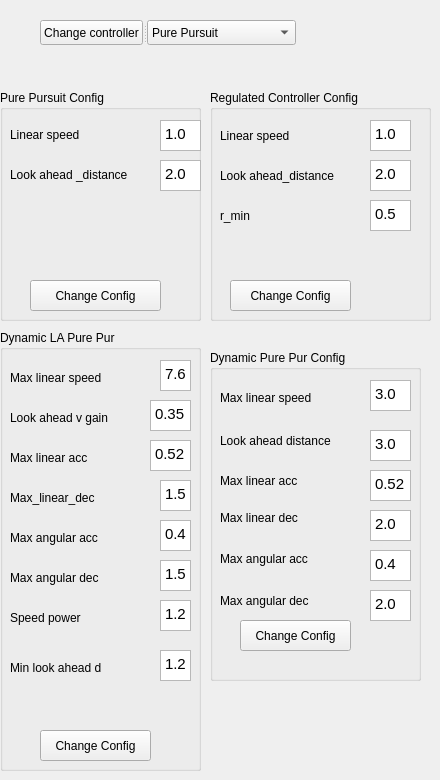
          <widget class="QWidget" name="controller_tab">
           <attribute name="title">
            <string>Controller config</string>
           </attribute>
           <widget class="QLabel" name="label">
            <property name="geometry">
             <rect>
              <x>20</x>
              <y>30</y>
              <width>141</width>
              <height>16</height>
             </rect>
            </property>
            <property name="text">
             <string/>
            </property>
           </widget>
           <widget class="QGroupBox" name="groupBox">
            <property name="geometry">
             <rect>
              <x>0</x>
              <y>90</y>
              <width>201</width>
              <height>231</height>
             </rect>
            </property>
            <property name="title">
             <string>Pure Pursuit Config</string>
            </property>
            <widget class="QTextEdit" name="look_ahead_pure_pur_val">
             <property name="geometry">
              <rect>
               <x>160</x>
               <y>30</y>
               <width>41</width>
               <height>31</height>
              </rect>
             </property>
             <property name="html">
              <string>&lt;!DOCTYPE HTML PUBLIC &quot;-//W3C//DTD HTML 4.0//EN&quot; &quot;http://www.w3.org/TR/REC-html40/strict.dtd&quot;&gt;
&lt;html&gt;&lt;head&gt;&lt;meta name=&quot;qrichtext&quot; content=&quot;1&quot; /&gt;&lt;style type=&quot;text/css&quot;&gt;
p, li { white-space: pre-wrap; }
&lt;/style&gt;&lt;/head&gt;&lt;body style=&quot; font-family:'Sans Serif'; font-size:9pt; font-weight:400; font-style:normal;&quot;&gt;
&lt;p style=&quot; margin-top:0px; margin-bottom:0px; margin-left:0px; margin-right:0px; -qt-block-indent:0; text-indent:0px;&quot;&gt;&lt;span style=&quot; font-family:'Ubuntu'; font-size:11pt;&quot;&gt;1.0&lt;/span&gt;&lt;/p&gt;&lt;/body&gt;&lt;/html&gt;</string>
             </property>
            </widget>
            <widget class="QTextEdit" name="linear_speed_pure_pur_val">
             <property name="geometry">
              <rect>
               <x>160</x>
               <y>70</y>
               <width>41</width>
               <height>31</height>
              </rect>
             </property>
             <property name="html">
              <string>&lt;!DOCTYPE HTML PUBLIC &quot;-//W3C//DTD HTML 4.0//EN&quot; &quot;http://www.w3.org/TR/REC-html40/strict.dtd&quot;&gt;
&lt;html&gt;&lt;head&gt;&lt;meta name=&quot;qrichtext&quot; content=&quot;1&quot; /&gt;&lt;style type=&quot;text/css&quot;&gt;
p, li { white-space: pre-wrap; }
&lt;/style&gt;&lt;/head&gt;&lt;body style=&quot; font-family:'Sans Serif'; font-size:9pt; font-weight:400; font-style:normal;&quot;&gt;
&lt;p style=&quot; margin-top:0px; margin-bottom:0px; margin-left:0px; margin-right:0px; -qt-block-indent:0; text-indent:0px;&quot;&gt;&lt;span style=&quot; font-family:'Ubuntu'; font-size:11pt;&quot;&gt;2.0&lt;/span&gt;&lt;/p&gt;&lt;/body&gt;&lt;/html&gt;</string>
             </property>
            </widget>
            <widget class="QLabel" name="look_ahead_pure_pur">
             <property name="geometry">
              <rect>
               <x>10</x>
               <y>70</y>
               <width>146</width>
               <height>29</height>
              </rect>
             </property>
             <property name="text">
              <string>Look ahead _distance</string>
             </property>
            </widget>
            <widget class="QLabel" name="Linear_speed_pure_pur">
             <property name="geometry">
              <rect>
               <x>10</x>
               <y>30</y>
               <width>139</width>
               <height>29</height>
              </rect>
             </property>
             <property name="text">
              <string>Linear speed</string>
             </property>
            </widget>
            <widget class="QPushButton" name="change_pure_pursuit_config">
             <property name="geometry">
              <rect>
               <x>30</x>
               <y>190</y>
               <width>131</width>
               <height>31</height>
              </rect>
             </property>
             <property name="text">
              <string>Change Config</string>
             </property>
            </widget>
           </widget>
           <widget class="QGroupBox" name="groupBox_2">
            <property name="geometry">
             <rect>
              <x>210</x>
              <y>90</y>
              <width>221</width>
              <height>231</height>
             </rect>
            </property>
            <property name="title">
             <string>Regulated Controller Config</string>
            </property>
            <widget class="QLabel" name="linear_speed_regulated">
             <property name="geometry">
              <rect>
               <x>10</x>
               <y>30</y>
               <width>91</width>
               <height>31</height>
              </rect>
             </property>
             <property name="text">
              <string>Linear speed</string>
             </property>
            </widget>
            <widget class="QTextEdit" name="regulated_linear_speed_val">
             <property name="geometry">
              <rect>
               <x>160</x>
               <y>30</y>
               <width>41</width>
               <height>31</height>
              </rect>
             </property>
             <property name="html">
              <string>&lt;!DOCTYPE HTML PUBLIC &quot;-//W3C//DTD HTML 4.0//EN&quot; &quot;http://www.w3.org/TR/REC-html40/strict.dtd&quot;&gt;
&lt;html&gt;&lt;head&gt;&lt;meta name=&quot;qrichtext&quot; content=&quot;1&quot; /&gt;&lt;style type=&quot;text/css&quot;&gt;
p, li { white-space: pre-wrap; }
&lt;/style&gt;&lt;/head&gt;&lt;body style=&quot; font-family:'Sans Serif'; font-size:9pt; font-weight:400; font-style:normal;&quot;&gt;
&lt;p style=&quot; margin-top:0px; margin-bottom:0px; margin-left:0px; margin-right:0px; -qt-block-indent:0; text-indent:0px;&quot;&gt;&lt;span style=&quot; font-family:'Ubuntu'; font-size:11pt;&quot;&gt;1.0&lt;/span&gt;&lt;/p&gt;&lt;/body&gt;&lt;/html&gt;</string>
             </property>
            </widget>
            <widget class="QLabel" name="regulated_look_ahead_dis">
             <property name="geometry">
              <rect>
               <x>10</x>
               <y>70</y>
               <width>151</width>
               <height>31</height>
              </rect>
             </property>
             <property name="text">
              <string>Look ahead_distance</string>
             </property>
            </widget>
            <widget class="QTextEdit" name="regulated_look_ahead_dis_val">
             <property name="geometry">
              <rect>
               <x>160</x>
               <y>70</y>
               <width>41</width>
               <height>31</height>
              </rect>
             </property>
             <property name="html">
              <string>&lt;!DOCTYPE HTML PUBLIC &quot;-//W3C//DTD HTML 4.0//EN&quot; &quot;http://www.w3.org/TR/REC-html40/strict.dtd&quot;&gt;
&lt;html&gt;&lt;head&gt;&lt;meta name=&quot;qrichtext&quot; content=&quot;1&quot; /&gt;&lt;style type=&quot;text/css&quot;&gt;
p, li { white-space: pre-wrap; }
&lt;/style&gt;&lt;/head&gt;&lt;body style=&quot; font-family:'Sans Serif'; font-size:9pt; font-weight:400; font-style:normal;&quot;&gt;
&lt;p style=&quot; margin-top:0px; margin-bottom:0px; margin-left:0px; margin-right:0px; -qt-block-indent:0; text-indent:0px;&quot;&gt;&lt;span style=&quot; font-family:'Ubuntu'; font-size:11pt;&quot;&gt;2.0&lt;/span&gt;&lt;/p&gt;&lt;/body&gt;&lt;/html&gt;</string>
             </property>
            </widget>
            <widget class="QLabel" name="regulated_r_min">
             <property name="geometry">
              <rect>
               <x>10</x>
               <y>110</y>
               <width>151</width>
               <height>31</height>
              </rect>
             </property>
             <property name="text">
              <string>r_min</string>
             </property>
            </widget>
            <widget class="QTextEdit" name="regulated_r_min_val">
             <property name="geometry">
              <rect>
               <x>160</x>
               <y>110</y>
               <width>41</width>
               <height>31</height>
              </rect>
             </property>
             <property name="html">
              <string>&lt;!DOCTYPE HTML PUBLIC &quot;-//W3C//DTD HTML 4.0//EN&quot; &quot;http://www.w3.org/TR/REC-html40/strict.dtd&quot;&gt;
&lt;html&gt;&lt;head&gt;&lt;meta name=&quot;qrichtext&quot; content=&quot;1&quot; /&gt;&lt;style type=&quot;text/css&quot;&gt;
p, li { white-space: pre-wrap; }
&lt;/style&gt;&lt;/head&gt;&lt;body style=&quot; font-family:'Sans Serif'; font-size:9pt; font-weight:400; font-style:normal;&quot;&gt;
&lt;p style=&quot; margin-top:0px; margin-bottom:0px; margin-left:0px; margin-right:0px; -qt-block-indent:0; text-indent:0px;&quot;&gt;&lt;span style=&quot; font-family:'Ubuntu'; font-size:11pt;&quot;&gt;0.5&lt;/span&gt;&lt;/p&gt;&lt;/body&gt;&lt;/html&gt;</string>
             </property>
            </widget>
            <widget class="QPushButton" name="change_regulated_config">
             <property name="geometry">
              <rect>
               <x>20</x>
               <y>190</y>
               <width>121</width>
               <height>31</height>
              </rect>
             </property>
             <property name="text">
              <string>Change Config</string>
             </property>
            </widget>
           </widget>
           <widget class="QGroupBox" name="groupBox_3">
            <property name="geometry">
             <rect>
              <x>0</x>
              <y>330</y>
              <width>201</width>
              <height>441</height>
             </rect>
            </property>
            <property name="title">
             <string>Dynamic LA Pure Pur</string>
            </property>
            <widget class="QLabel" name="dynamic_la_max_linear_speed">
             <property name="geometry">
              <rect>
               <x>10</x>
               <y>40</y>
               <width>121</width>
               <height>16</height>
              </rect>
             </property>
             <property name="text">
              <string>Max linear speed</string>
             </property>
            </widget>
            <widget class="QLabel" name="dynamic_la_max_linear_acc">
             <property name="geometry">
              <rect>
               <x>10</x>
               <y>120</y>
               <width>101</width>
               <height>16</height>
              </rect>
             </property>
             <property name="text">
              <string>Max linear acc</string>
             </property>
            </widget>
            <widget class="QLabel" name="dynamic_la_max_linear_dec">
             <property name="geometry">
              <rect>
               <x>10</x>
               <y>160</y>
               <width>111</width>
               <height>16</height>
              </rect>
             </property>
             <property name="text">
              <string>Max_linear_dec</string>
             </property>
            </widget>
            <widget class="QLabel" name="dynamic_la_max_angular_acc">
             <property name="geometry">
              <rect>
               <x>10</x>
               <y>200</y>
               <width>121</width>
               <height>16</height>
              </rect>
             </property>
             <property name="text">
              <string>Max angular acc</string>
             </property>
            </widget>
            <widget class="QLabel" name="dynamic_la_max_angular_dec">
             <property name="geometry">
              <rect>
               <x>10</x>
               <y>240</y>
               <width>121</width>
               <height>16</height>
              </rect>
             </property>
             <property name="text">
              <string>Max angular dec</string>
             </property>
            </widget>
            <widget class="QLabel" name="dynamic_la_look_ahead_gain">
             <property name="geometry">
              <rect>
               <x>10</x>
               <y>80</y>
               <width>131</width>
               <height>16</height>
              </rect>
             </property>
             <property name="text">
              <string>Look ahead v gain</string>
             </property>
            </widget>
            <widget class="QTextEdit" name="dynamic_la_max_linear_speed_val">
             <property name="geometry">
              <rect>
               <x>160</x>
               <y>30</y>
               <width>31</width>
               <height>31</height>
              </rect>
             </property>
             <property name="html">
              <string>&lt;!DOCTYPE HTML PUBLIC &quot;-//W3C//DTD HTML 4.0//EN&quot; &quot;http://www.w3.org/TR/REC-html40/strict.dtd&quot;&gt;
&lt;html&gt;&lt;head&gt;&lt;meta name=&quot;qrichtext&quot; content=&quot;1&quot; /&gt;&lt;style type=&quot;text/css&quot;&gt;
p, li { white-space: pre-wrap; }
&lt;/style&gt;&lt;/head&gt;&lt;body style=&quot; font-family:'Sans Serif'; font-size:9pt; font-weight:400; font-style:normal;&quot;&gt;
&lt;p style=&quot; margin-top:0px; margin-bottom:0px; margin-left:0px; margin-right:0px; -qt-block-indent:0; text-indent:0px;&quot;&gt;&lt;span style=&quot; font-family:'Ubuntu'; font-size:11pt;&quot;&gt;7.6&lt;/span&gt;&lt;/p&gt;&lt;/body&gt;&lt;/html&gt;</string>
             </property>
            </widget>
            <widget class="QTextEdit" name="dynamic_la_look_ahead_gain_val">
             <property name="geometry">
              <rect>
               <x>150</x>
               <y>70</y>
               <width>41</width>
               <height>31</height>
              </rect>
             </property>
             <property name="html">
              <string>&lt;!DOCTYPE HTML PUBLIC &quot;-//W3C//DTD HTML 4.0//EN&quot; &quot;http://www.w3.org/TR/REC-html40/strict.dtd&quot;&gt;
&lt;html&gt;&lt;head&gt;&lt;meta name=&quot;qrichtext&quot; content=&quot;1&quot; /&gt;&lt;style type=&quot;text/css&quot;&gt;
p, li { white-space: pre-wrap; }
&lt;/style&gt;&lt;/head&gt;&lt;body style=&quot; font-family:'Sans Serif'; font-size:9pt; font-weight:400; font-style:normal;&quot;&gt;
&lt;p style=&quot; margin-top:0px; margin-bottom:0px; margin-left:0px; margin-right:0px; -qt-block-indent:0; text-indent:0px;&quot;&gt;&lt;span style=&quot; font-family:'Ubuntu'; font-size:11pt;&quot;&gt;0.35&lt;/span&gt;&lt;/p&gt;&lt;/body&gt;&lt;/html&gt;</string>
             </property>
            </widget>
            <widget class="QTextEdit" name="dynamic_la_max_linear_acc_val">
             <property name="geometry">
              <rect>
               <x>150</x>
               <y>110</y>
               <width>41</width>
               <height>31</height>
              </rect>
             </property>
             <property name="html">
              <string>&lt;!DOCTYPE HTML PUBLIC &quot;-//W3C//DTD HTML 4.0//EN&quot; &quot;http://www.w3.org/TR/REC-html40/strict.dtd&quot;&gt;
&lt;html&gt;&lt;head&gt;&lt;meta name=&quot;qrichtext&quot; content=&quot;1&quot; /&gt;&lt;style type=&quot;text/css&quot;&gt;
p, li { white-space: pre-wrap; }
&lt;/style&gt;&lt;/head&gt;&lt;body style=&quot; font-family:'Sans Serif'; font-size:9pt; font-weight:400; font-style:normal;&quot;&gt;
&lt;p style=&quot; margin-top:0px; margin-bottom:0px; margin-left:0px; margin-right:0px; -qt-block-indent:0; text-indent:0px;&quot;&gt;&lt;span style=&quot; font-family:'Ubuntu'; font-size:11pt;&quot;&gt;0.52&lt;/span&gt;&lt;/p&gt;&lt;/body&gt;&lt;/html&gt;</string>
             </property>
            </widget>
            <widget class="QTextEdit" name="dynamic_la_max_linear_dec_val">
             <property name="geometry">
              <rect>
               <x>160</x>
               <y>150</y>
               <width>31</width>
               <height>31</height>
              </rect>
             </property>
             <property name="html">
              <string>&lt;!DOCTYPE HTML PUBLIC &quot;-//W3C//DTD HTML 4.0//EN&quot; &quot;http://www.w3.org/TR/REC-html40/strict.dtd&quot;&gt;
&lt;html&gt;&lt;head&gt;&lt;meta name=&quot;qrichtext&quot; content=&quot;1&quot; /&gt;&lt;style type=&quot;text/css&quot;&gt;
p, li { white-space: pre-wrap; }
&lt;/style&gt;&lt;/head&gt;&lt;body style=&quot; font-family:'Sans Serif'; font-size:9pt; font-weight:400; font-style:normal;&quot;&gt;
&lt;p style=&quot; margin-top:0px; margin-bottom:0px; margin-left:0px; margin-right:0px; -qt-block-indent:0; text-indent:0px;&quot;&gt;&lt;span style=&quot; font-family:'Ubuntu'; font-size:11pt;&quot;&gt;1.5&lt;/span&gt;&lt;/p&gt;&lt;/body&gt;&lt;/html&gt;</string>
             </property>
            </widget>
            <widget class="QTextEdit" name="dynamic_la_max_angular_acc_val">
             <property name="geometry">
              <rect>
               <x>160</x>
               <y>190</y>
               <width>31</width>
               <height>31</height>
              </rect>
             </property>
             <property name="html">
              <string>&lt;!DOCTYPE HTML PUBLIC &quot;-//W3C//DTD HTML 4.0//EN&quot; &quot;http://www.w3.org/TR/REC-html40/strict.dtd&quot;&gt;
&lt;html&gt;&lt;head&gt;&lt;meta name=&quot;qrichtext&quot; content=&quot;1&quot; /&gt;&lt;style type=&quot;text/css&quot;&gt;
p, li { white-space: pre-wrap; }
&lt;/style&gt;&lt;/head&gt;&lt;body style=&quot; font-family:'Sans Serif'; font-size:9pt; font-weight:400; font-style:normal;&quot;&gt;
&lt;p style=&quot; margin-top:0px; margin-bottom:0px; margin-left:0px; margin-right:0px; -qt-block-indent:0; text-indent:0px;&quot;&gt;&lt;span style=&quot; font-family:'Ubuntu'; font-size:11pt;&quot;&gt;0.4&lt;/span&gt;&lt;/p&gt;&lt;/body&gt;&lt;/html&gt;</string>
             </property>
            </widget>
            <widget class="QTextEdit" name="dynamic_la_max_angular_dec_val">
             <property name="geometry">
              <rect>
               <x>160</x>
               <y>230</y>
               <width>31</width>
               <height>31</height>
              </rect>
             </property>
             <property name="html">
              <string>&lt;!DOCTYPE HTML PUBLIC &quot;-//W3C//DTD HTML 4.0//EN&quot; &quot;http://www.w3.org/TR/REC-html40/strict.dtd&quot;&gt;
&lt;html&gt;&lt;head&gt;&lt;meta name=&quot;qrichtext&quot; content=&quot;1&quot; /&gt;&lt;style type=&quot;text/css&quot;&gt;
p, li { white-space: pre-wrap; }
&lt;/style&gt;&lt;/head&gt;&lt;body style=&quot; font-family:'Sans Serif'; font-size:9pt; font-weight:400; font-style:normal;&quot;&gt;
&lt;p style=&quot; margin-top:0px; margin-bottom:0px; margin-left:0px; margin-right:0px; -qt-block-indent:0; text-indent:0px;&quot;&gt;&lt;span style=&quot; font-family:'Ubuntu'; font-size:11pt;&quot;&gt;1.5&lt;/span&gt;&lt;/p&gt;&lt;/body&gt;&lt;/html&gt;</string>
             </property>
            </widget>
            <widget class="QPushButton" name="change_dynamic_la_config">
             <property name="geometry">
              <rect>
               <x>40</x>
               <y>400</y>
               <width>111</width>
               <height>31</height>
              </rect>
             </property>
             <property name="text">
              <string>Change Config</string>
             </property>
            </widget>
            <widget class="QLabel" name="dynamic_la_speed_power">
             <property name="geometry">
              <rect>
               <x>10</x>
               <y>280</y>
               <width>121</width>
               <height>16</height>
              </rect>
             </property>
             <property name="text">
              <string>Speed power</string>
             </property>
            </widget>
            <widget class="QTextEdit" name="dynamic_la_speed_power_val">
             <property name="geometry">
              <rect>
               <x>160</x>
               <y>270</y>
               <width>31</width>
               <height>31</height>
              </rect>
             </property>
             <property name="html">
              <string>&lt;!DOCTYPE HTML PUBLIC &quot;-//W3C//DTD HTML 4.0//EN&quot; &quot;http://www.w3.org/TR/REC-html40/strict.dtd&quot;&gt;
&lt;html&gt;&lt;head&gt;&lt;meta name=&quot;qrichtext&quot; content=&quot;1&quot; /&gt;&lt;style type=&quot;text/css&quot;&gt;
p, li { white-space: pre-wrap; }
&lt;/style&gt;&lt;/head&gt;&lt;body style=&quot; font-family:'Sans Serif'; font-size:9pt; font-weight:400; font-style:normal;&quot;&gt;
&lt;p style=&quot; margin-top:0px; margin-bottom:0px; margin-left:0px; margin-right:0px; -qt-block-indent:0; text-indent:0px;&quot;&gt;&lt;span style=&quot; font-family:'Ubuntu'; font-size:11pt;&quot;&gt;1.2&lt;/span&gt;&lt;/p&gt;&lt;/body&gt;&lt;/html&gt;</string>
             </property>
            </widget>
            <widget class="QLabel" name="dynamic_la_min_look_ahead_d">
             <property name="geometry">
              <rect>
               <x>10</x>
               <y>330</y>
               <width>121</width>
               <height>16</height>
              </rect>
             </property>
             <property name="text">
              <string>Min look ahead d</string>
             </property>
            </widget>
            <widget class="QTextEdit" name="dynamic_la_min_look_ahead_d_val">
             <property name="geometry">
              <rect>
               <x>160</x>
               <y>320</y>
               <width>31</width>
               <height>31</height>
              </rect>
             </property>
             <property name="html">
              <string>&lt;!DOCTYPE HTML PUBLIC &quot;-//W3C//DTD HTML 4.0//EN&quot; &quot;http://www.w3.org/TR/REC-html40/strict.dtd&quot;&gt;
&lt;html&gt;&lt;head&gt;&lt;meta name=&quot;qrichtext&quot; content=&quot;1&quot; /&gt;&lt;style type=&quot;text/css&quot;&gt;
p, li { white-space: pre-wrap; }
&lt;/style&gt;&lt;/head&gt;&lt;body style=&quot; font-family:'Sans Serif'; font-size:9pt; font-weight:400; font-style:normal;&quot;&gt;
&lt;p style=&quot; margin-top:0px; margin-bottom:0px; margin-left:0px; margin-right:0px; -qt-block-indent:0; text-indent:0px;&quot;&gt;&lt;span style=&quot; font-family:'Ubuntu'; font-size:11pt;&quot;&gt;1.2&lt;/span&gt;&lt;/p&gt;&lt;/body&gt;&lt;/html&gt;</string>
             </property>
            </widget>
           </widget>
           <widget class="QGroupBox" name="groupBox_4">
            <property name="geometry">
             <rect>
              <x>210</x>
              <y>350</y>
              <width>211</width>
              <height>331</height>
             </rect>
            </property>
            <property name="title">
             <string>Dynamic Pure Pur Config</string>
            </property>
            <widget class="QLabel" name="dynamic_max_linear_speed">
             <property name="geometry">
              <rect>
               <x>10</x>
               <y>40</y>
               <width>121</width>
               <height>16</height>
              </rect>
             </property>
             <property name="text">
              <string>Max linear speed</string>
             </property>
            </widget>
            <widget class="QTextEdit" name="dynamic_max_linear_speed_val">
             <property name="geometry">
              <rect>
               <x>160</x>
               <y>30</y>
               <width>41</width>
               <height>31</height>
              </rect>
             </property>
             <property name="html">
              <string>&lt;!DOCTYPE HTML PUBLIC &quot;-//W3C//DTD HTML 4.0//EN&quot; &quot;http://www.w3.org/TR/REC-html40/strict.dtd&quot;&gt;
&lt;html&gt;&lt;head&gt;&lt;meta name=&quot;qrichtext&quot; content=&quot;1&quot; /&gt;&lt;style type=&quot;text/css&quot;&gt;
p, li { white-space: pre-wrap; }
&lt;/style&gt;&lt;/head&gt;&lt;body style=&quot; font-family:'Sans Serif'; font-size:9pt; font-weight:400; font-style:normal;&quot;&gt;
&lt;p style=&quot; margin-top:0px; margin-bottom:0px; margin-left:0px; margin-right:0px; -qt-block-indent:0; text-indent:0px;&quot;&gt;&lt;span style=&quot; font-family:'Ubuntu'; font-size:11pt;&quot;&gt;3.0&lt;/span&gt;&lt;/p&gt;&lt;/body&gt;&lt;/html&gt;</string>
             </property>
            </widget>
            <widget class="QLabel" name="dynamic_max_linear_acc">
             <property name="geometry">
              <rect>
               <x>10</x>
               <y>120</y>
               <width>111</width>
               <height>21</height>
              </rect>
             </property>
             <property name="text">
              <string>Max linear acc</string>
             </property>
            </widget>
            <widget class="QTextEdit" name="dynamic_max_linear_acc_val">
             <property name="geometry">
              <rect>
               <x>160</x>
               <y>120</y>
               <width>41</width>
               <height>31</height>
              </rect>
             </property>
             <property name="html">
              <string>&lt;!DOCTYPE HTML PUBLIC &quot;-//W3C//DTD HTML 4.0//EN&quot; &quot;http://www.w3.org/TR/REC-html40/strict.dtd&quot;&gt;
&lt;html&gt;&lt;head&gt;&lt;meta name=&quot;qrichtext&quot; content=&quot;1&quot; /&gt;&lt;style type=&quot;text/css&quot;&gt;
p, li { white-space: pre-wrap; }
&lt;/style&gt;&lt;/head&gt;&lt;body style=&quot; font-family:'Sans Serif'; font-size:9pt; font-weight:400; font-style:normal;&quot;&gt;
&lt;p style=&quot; margin-top:0px; margin-bottom:0px; margin-left:0px; margin-right:0px; -qt-block-indent:0; text-indent:0px;&quot;&gt;&lt;span style=&quot; font-family:'Ubuntu'; font-size:11pt;&quot;&gt;0.52&lt;/span&gt;&lt;/p&gt;&lt;/body&gt;&lt;/html&gt;</string>
             </property>
            </widget>
            <widget class="QLabel" name="dynamic_max_linear_dec">
             <property name="geometry">
              <rect>
               <x>10</x>
               <y>160</y>
               <width>121</width>
               <height>16</height>
              </rect>
             </property>
             <property name="text">
              <string>Max linear dec</string>
             </property>
            </widget>
            <widget class="QTextEdit" name="dynamic_max_linear_dec_val">
             <property name="geometry">
              <rect>
               <x>160</x>
               <y>160</y>
               <width>41</width>
               <height>31</height>
              </rect>
             </property>
             <property name="html">
              <string>&lt;!DOCTYPE HTML PUBLIC &quot;-//W3C//DTD HTML 4.0//EN&quot; &quot;http://www.w3.org/TR/REC-html40/strict.dtd&quot;&gt;
&lt;html&gt;&lt;head&gt;&lt;meta name=&quot;qrichtext&quot; content=&quot;1&quot; /&gt;&lt;style type=&quot;text/css&quot;&gt;
p, li { white-space: pre-wrap; }
&lt;/style&gt;&lt;/head&gt;&lt;body style=&quot; font-family:'Sans Serif'; font-size:9pt; font-weight:400; font-style:normal;&quot;&gt;
&lt;p style=&quot; margin-top:0px; margin-bottom:0px; margin-left:0px; margin-right:0px; -qt-block-indent:0; text-indent:0px;&quot;&gt;&lt;span style=&quot; font-family:'Ubuntu'; font-size:11pt;&quot;&gt;2.0&lt;/span&gt;&lt;/p&gt;&lt;/body&gt;&lt;/html&gt;</string>
             </property>
            </widget>
            <widget class="QLabel" name="dynamic_max_angular_acc">
             <property name="geometry">
              <rect>
               <x>10</x>
               <y>200</y>
               <width>121</width>
               <height>17</height>
              </rect>
             </property>
             <property name="text">
              <string>Max angular acc</string>
             </property>
            </widget>
            <widget class="QTextEdit" name="dynamic_max_angular_acc_val">
             <property name="geometry">
              <rect>
               <x>160</x>
               <y>200</y>
               <width>41</width>
               <height>31</height>
              </rect>
             </property>
             <property name="html">
              <string>&lt;!DOCTYPE HTML PUBLIC &quot;-//W3C//DTD HTML 4.0//EN&quot; &quot;http://www.w3.org/TR/REC-html40/strict.dtd&quot;&gt;
&lt;html&gt;&lt;head&gt;&lt;meta name=&quot;qrichtext&quot; content=&quot;1&quot; /&gt;&lt;style type=&quot;text/css&quot;&gt;
p, li { white-space: pre-wrap; }
&lt;/style&gt;&lt;/head&gt;&lt;body style=&quot; font-family:'Sans Serif'; font-size:9pt; font-weight:400; font-style:normal;&quot;&gt;
&lt;p style=&quot; margin-top:0px; margin-bottom:0px; margin-left:0px; margin-right:0px; -qt-block-indent:0; text-indent:0px;&quot;&gt;&lt;span style=&quot; font-family:'Ubuntu'; font-size:11pt;&quot;&gt;0.4&lt;/span&gt;&lt;/p&gt;&lt;/body&gt;&lt;/html&gt;</string>
             </property>
            </widget>
            <widget class="QLabel" name="dynamic_max_angular_dec">
             <property name="geometry">
              <rect>
               <x>10</x>
               <y>240</y>
               <width>131</width>
               <height>21</height>
              </rect>
             </property>
             <property name="text">
              <string>Max angular dec</string>
             </property>
            </widget>
            <widget class="QTextEdit" name="dynamic_max_angular_dec_val">
             <property name="geometry">
              <rect>
               <x>160</x>
               <y>240</y>
               <width>41</width>
               <height>31</height>
              </rect>
             </property>
             <property name="html">
              <string>&lt;!DOCTYPE HTML PUBLIC &quot;-//W3C//DTD HTML 4.0//EN&quot; &quot;http://www.w3.org/TR/REC-html40/strict.dtd&quot;&gt;
&lt;html&gt;&lt;head&gt;&lt;meta name=&quot;qrichtext&quot; content=&quot;1&quot; /&gt;&lt;style type=&quot;text/css&quot;&gt;
p, li { white-space: pre-wrap; }
&lt;/style&gt;&lt;/head&gt;&lt;body style=&quot; font-family:'Sans Serif'; font-size:9pt; font-weight:400; font-style:normal;&quot;&gt;
&lt;p style=&quot; margin-top:0px; margin-bottom:0px; margin-left:0px; margin-right:0px; -qt-block-indent:0; text-indent:0px;&quot;&gt;&lt;span style=&quot; font-family:'Ubuntu'; font-size:11pt;&quot;&gt;2.0&lt;/span&gt;&lt;/p&gt;&lt;/body&gt;&lt;/html&gt;</string>
             </property>
            </widget>
            <widget class="QPushButton" name="change_dynamic_config">
             <property name="geometry">
              <rect>
               <x>30</x>
               <y>270</y>
               <width>111</width>
               <height>31</height>
              </rect>
             </property>
             <property name="text">
              <string>Change Config</string>
             </property>
            </widget>
            <widget class="QLabel" name="dynamic_look_ahead_dis">
             <property name="geometry">
              <rect>
               <x>10</x>
               <y>80</y>
               <width>141</width>
               <height>21</height>
              </rect>
             </property>
             <property name="text">
              <string>Look ahead distance</string>
             </property>
            </widget>
            <widget class="QTextEdit" name="dynamic_look_ahead_dis_val">
             <property name="geometry">
              <rect>
               <x>160</x>
               <y>80</y>
               <width>41</width>
               <height>31</height>
              </rect>
             </property>
             <property name="html">
              <string>&lt;!DOCTYPE HTML PUBLIC &quot;-//W3C//DTD HTML 4.0//EN&quot; &quot;http://www.w3.org/TR/REC-html40/strict.dtd&quot;&gt;
&lt;html&gt;&lt;head&gt;&lt;meta name=&quot;qrichtext&quot; content=&quot;1&quot; /&gt;&lt;style type=&quot;text/css&quot;&gt;
p, li { white-space: pre-wrap; }
&lt;/style&gt;&lt;/head&gt;&lt;body style=&quot; font-family:'Sans Serif'; font-size:9pt; font-weight:400; font-style:normal;&quot;&gt;
&lt;p style=&quot; margin-top:0px; margin-bottom:0px; margin-left:0px; margin-right:0px; -qt-block-indent:0; text-indent:0px;&quot;&gt;&lt;span style=&quot; font-family:'Ubuntu'; font-size:11pt;&quot;&gt;3.0&lt;/span&gt;&lt;/p&gt;&lt;/body&gt;&lt;/html&gt;</string>
             </property>
            </widget>
           </widget>
           <widget class="QSplitter" name="splitter">
            <property name="geometry">
             <rect>
              <x>40</x>
              <y>20</y>
              <width>256</width>
              <height>25</height>
             </rect>
            </property>
            <property name="orientation">
             <enum>Qt::Horizontal</enum>
            </property>
            <widget class="QPushButton" name="Changecontroller">
             <property name="text">
              <string>Change controller</string>
             </property>
            </widget>
            <widget class="QComboBox" name="control_selected">
             <item>
              <property name="text">
               <string>Pure Pursuit</string>
              </property>
             </item>
             <item>
              <property name="text">
               <string>Regulated Pure Pursuit</string>
              </property>
             </item>
             <item>
              <property name="text">
               <string>Dynamic Pure Pursuit</string>
              </property>
             </item>
             <item>
              <property name="text">
               <string>Dynamic LA Pure Pursuit</string>
              </property>
             </item>
            </widget>
           </widget>
          </widget>
